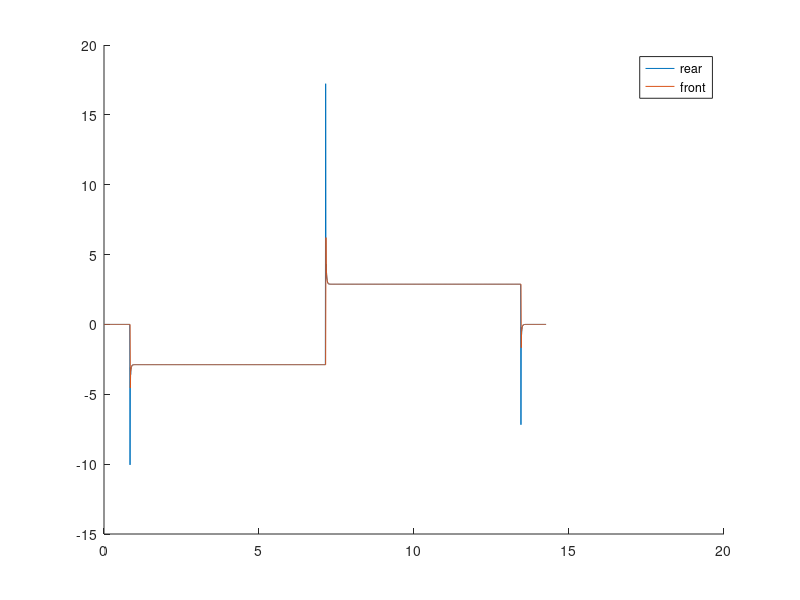
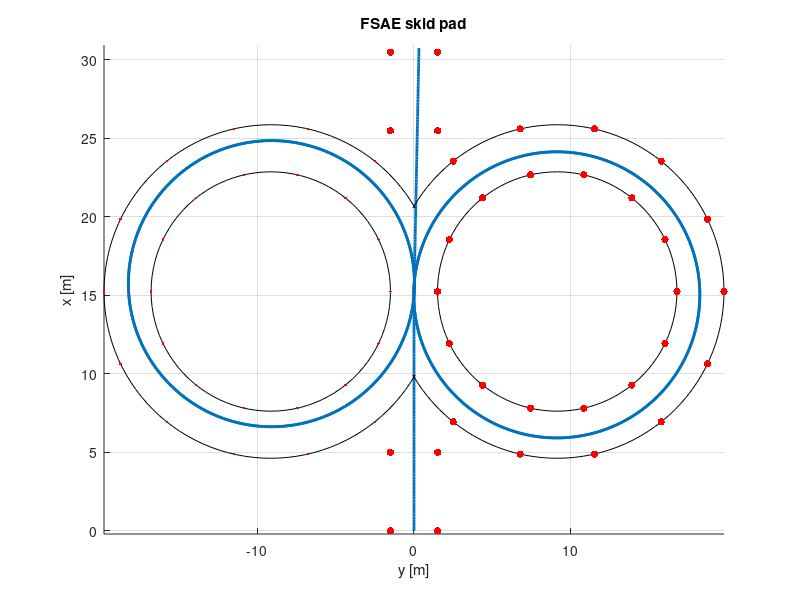
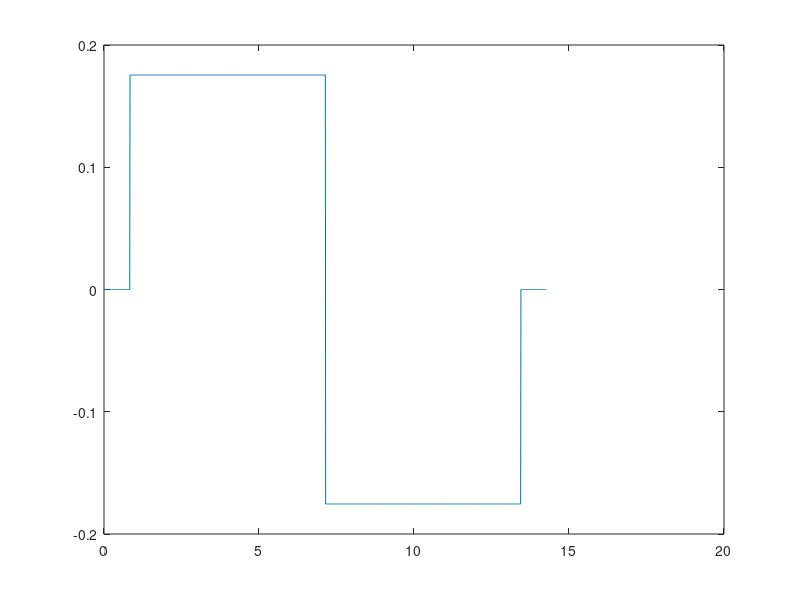

Write the MATLAB code that produced these figures, in order.
% RVD Project 
clear all
m = 287; % Mass [kg]
Iz = 61; % Yaw Inertia [kg*m^2]
l = 1.6; % Wheelbase [m]
Wf = 0.605; % Front Weight Distribution
Ff = Wf*m*9.81; % Front Load [N]
Fr = (1-Wf)*m*9.81; % Rear Load [N]

% Calculate Front and Rear Cornering Stiffness
Cf = 2.0*((-0.01.*abs(Ff).^2)+ 53.*abs(Ff) + 1670);
Cr = 1.7*((-0.01.*abs(Fr).^2)+ 53.*abs(Fr) + 1670);

V = 18.2083;
lr = Wf.*l;
lf = l - lr;


Ybeta = -(Cr+Cf) ;
Yr = (Cr*lr-Cf*lf)/V;
Ydelta =Cf;
Nbeta = (Cr*lr-Cf*lf);
Nr = -(Cf*lf^2 + Cr*lr^2)/V;
Ndelta = Cf*lf;
r0 = 0;
beta0 = 0;



states(:,1) = [beta0 ; r0];
dt  = 0.01;
t = (0:dt:14.27);
N = length(t)
R = 9.125;
UG = (m/l).*(Cr.*lr - Cf.*lf)./(Cr.*Cf);
ay = (V.^2)./R;

%T= 3
%omega = 2*pi/T;
%delta = sin(omega*t);
delta = zeros(1,N);
delta(1,85:715) = ((l/R)+UG.*-ay);
delta(1,716:1345.5) = -((l/R)+UG.*-ay);
%delta = -(zeros(1,N) + ((l/R)+UG.*-ay));


alpha_sat = 3
A = [Ybeta/(m*V), Yr/(m*V)-1;...
    Nbeta/Iz, Nr/Iz];
B = [Ydelta/(m*V); Ndelta/Iz];

dstates(:,1) = A*states(:,1) + B*delta(1);
for k = 1:N-1
   
      dstates(:,k) = A*states(:,k) + B*delta(k);
    states(:,k+1) = states(:,k) + dstates(:,k)*dt;  
 beta(k) = states(1,k);
 r(k) = states(2,k);
 alpha_r(k) = beta(k) + (r(k)*lf)/V - delta(k);
 alpha_f(k) = beta(k) - (r(k)*lr)/V;
 
 
end
figure(1)
hold on
plot(t(1,1:length(alpha_r)),alpha_r*(180/pi))
plot(t(1,1:length(alpha_f)),alpha_f*(180/pi))
legend('rear','front')
hold off
psi(1) = 0;
x(1) = 0;
y(1) = 0; 
for k = 1:N-1;
    psi(k+1) = psi(k) + r(k)*dt;
    
    Vx(k) = V*cos(psi(k)+beta(k));
    Vy(k) = V*sin(psi(k)+beta(k));
    x(k+1) = x(k) + Vx(k)*dt;
    y(k+1) = y(k) +Vy(k)*dt;
        
end
        
% plotting FSAE skid pad track
theta = linspace(0,2*pi,15)';
theta1 = linspace(0,2*pi,101)';
theta2 = linspace(-5*pi/6,5*pi/6,101)';

%inner radii
R_inner = 15.25/2;
x_inner = 2*R_inner + R_inner*sin(theta);
y_inner_right = R_inner*cos(theta)+15.25/2+1.5;
y_inner_left = R_inner*cos(theta)-15.25/2-1.5;

x_inner1 = 2*R_inner + R_inner*sin(theta1);
y_inner_right1 = R_inner*cos(theta1)+15.25/2+1.5;
y_inner_left1 = R_inner*cos(theta1)-15.25/2-1.5;

%outer radii
R_outer = (15.25+6)/2;
x_outer = 2*R_inner + R_outer*sin(theta);
y_outer_right = R_outer*cos(theta)+15.25/2+1.5;
y_outer_left = R_outer*cos(theta+pi)-15.25/2-1.5;
x_outer(7:9) = [];
y_outer_right(7:9) = [];
y_outer_left(7:9) = [];

x_outer2 = 2*R_inner + R_outer*sin(theta2);
y_outer_right2 = R_outer*cos(theta2)+15.25/2+1.5;
y_outer_left2 = R_outer*cos(theta2+pi)-15.25/2-1.5;

%entry and exit straights
y_right = 1.5;
y_left = -1.5;
x_entry = [0 5];
x_exit = [4*R_inner 4*R_inner-5];


figure (2)

hold on
plot(y,x,'linew',2)
plot(y_inner_left1,x_inner1,'k-',y_inner_right1,x_inner1,'k-'); 
grid on; hold on
plot(y_inner_left,x_inner,'r.',y_inner_right,x_inner,'r.','markersize',16); 
plot(y_outer_left2,x_outer2,'k-',y_outer_right2,x_outer2,'k-');
plot(y_outer_left,x_outer,'r.',y_outer_right,x_outer,'r.','markersize',16);
plot([y_left,y_left,y_right,y_right],[x_entry,x_entry],'r.','markersize',16);
plot([y_left,y_left,y_right,y_right],[x_exit,x_exit],'r.','markersize',16);
xlabel('y [meters]'),ylabel('y [meters]')
title('FSAE skid pad')
axis equal
hold off
xlabel('y [m]')
ylabel('x [m]')
%legend('passenger car')
grid on
figure(3)
plot(t,delta) 
        
        
        
        
        
        
        
        
        



